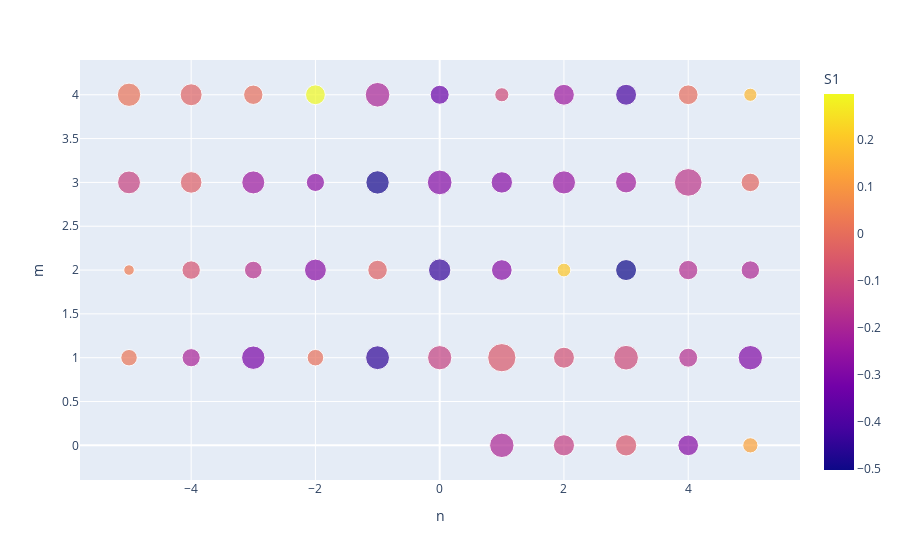

The cell this chart's notebook holds for it:
### Code cell
implot_df(first_Si_BdotN)

### Figure 1 — Plotly figure (JSON) as saved in the notebook; plotly's stock layout.template omitted (floating-point values rounded to 4 significant figures)
{"data": [{"hovertemplate": "n=%{x}<br>m=%{y}<br>S1_conf=%{marker.size}<br>S1=%{marker.color}<extra></extra>", "legendgroup": "", "marker": {"color": [-0.1949, -0.1308, -0.06113, -0.2818, 0.123, 0.01849, -0.2052, -0.3076, 0.003612, -0.4487, -0.1234, -0.05491, -0.08038, -0.09787, -0.1731, -0.2942, 0.03537, -0.07245, -0.1639, -0.2778, -0.02932, -0.4416, -0.2788, 0.199, -0.5033, -0.1754, -0.1918, -0.1225, -0.03914, -0.2327, -0.2686, -0.4908, -0.2847, -0.2831, -0.2473, -0.2214, -0.1536, -0.01931, 0.01077, -0.02812, 0.0001185, 0.2969, -0.1997, -0.3414, -0.09657, -0.2343, -0.4106, -0.005082, 0.1669], "coloraxis": "coloraxis", "size": [0.6318, 0.4748, 0.4802, 0.4523, 0.2465, 0.2881, 0.3505, 0.5818, 0.2901, 0.6022, 0.6238, 0.8467, 0.4661, 0.6431, 0.3807, 0.6314, 0.1184, 0.3601, 0.331, 0.5077, 0.4068, 0.529, 0.4537, 0.1994, 0.467, 0.3963, 0.361, 0.5541, 0.4939, 0.561, 0.3503, 0.5787, 0.6431, 0.4835, 0.5671, 0.4705, 0.8119, 0.3611, 0.5751, 0.5108, 0.3983, 0.4151, 0.6415, 0.381, 0.2119, 0.4593, 0.464, 0.4129, 0.1841], "sizemode": "area", "sizeref": 0.002117, "symbol": "circle"}, "mode": "markers", "name": "", "orientation": "v", "showlegend": false, "type": "scatter", "x": [1, 2, 3, 4, 5, -5, -4, -3, -2, -1, 0, 1, 2, 3, 4, 5, -5, -4, -3, -2, -1, 0, 1, 2, 3, 4, 5, -5, -4, -3, -2, -1, 0, 1, 2, 3, 4, 5, -5, -4, -3, -2, -1, 0, 1, 2, 3, 4, 5], "xaxis": "x", "y": [0, 0, 0, 0, 0, 1, 1, 1, 1, 1, 1, 1, 1, 1, 1, 1, 2, 2, 2, 2, 2, 2, 2, 2, 2, 2, 2, 3, 3, 3, 3, 3, 3, 3, 3, 3, 3, 3, 4, 4, 4, 4, 4, 4, 4, 4, 4, 4, 4], "yaxis": "y"}], "layout": {"coloraxis": {"colorbar": {"title": {"text": "S1"}}, "colorscale": [[0, "#0d0887"], [0.1111, "#46039f"], [0.2222, "#7201a8"], [0.3333, "#9c179e"], [0.4444, "#bd3786"], [0.5556, "#d8576b"], [0.6667, "#ed7953"], [0.7778, "#fb9f3a"], [0.8889, "#fdca26"], [1, "#f0f921"]]}, "legend": {"itemsizing": "constant", "tracegroupgap": 0}, "margin": {"t": 60}, "xaxis": {"anchor": "y", "domain": [0, 1], "title": {"text": "n"}}, "yaxis": {"anchor": "x", "domain": [0, 1], "title": {"text": "m"}}}}
